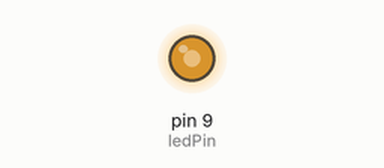
This sketch was run on a simulated Arduino Uno, built with avr-gcc and run on an emulated ATmega328P. Parts: output pins drawn as LEDs (lit = HIGH). Random numbers use the default seed unless the sketch sets one.

Above: at 0.04 s.
At 16.29 s:
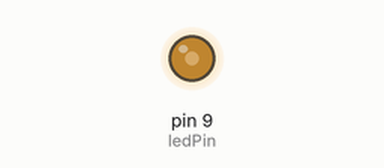
At 37.52 s:
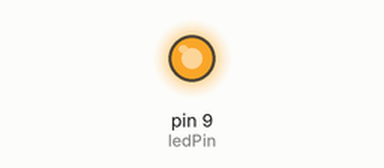
Timing chart, 0 to 40.0 s (numbered marks = the images above):
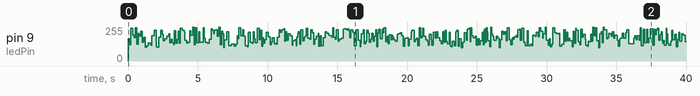

The sketch:

luz_vela.ino
```cpp
//Luz de vela

int ledPin = 9; 	// selecciona el puerto PWM
int brillo = 0;		// define y pone a cero la variable "brillo"
int delayval = 0; 	// define el intervalo de cambio de valor de salida

void setup() {
	randomSeed(0);	// inicializa el generador de números aleatorios
	pinMode(ledPin, OUTPUT); // declara el pin de SALIDA pin 9
}

void loop() {
	brillo = random(100,255); // genera un número aleatorio entre 100 y 255 que asigna a la variable val

	analogWrite(ledPin, brillo); // envía ese valor a la salida pin 9
	delayval = random(50,150); 	// genera un numero aleatorio entre 30 y 100 y lo asigna a la variable de temporización

	delay(delayval);	// espera un tiempo delayval medido en milisegundos
}
```

Measured:
- by itself, pin 9 (ledPin): 0/255 → 167/255 at 0.00 s, → 123/255 0.10 s later, → 245/255 0.11 s later, → 194/255 0.12 s later, … (406 changes in this stretch)
